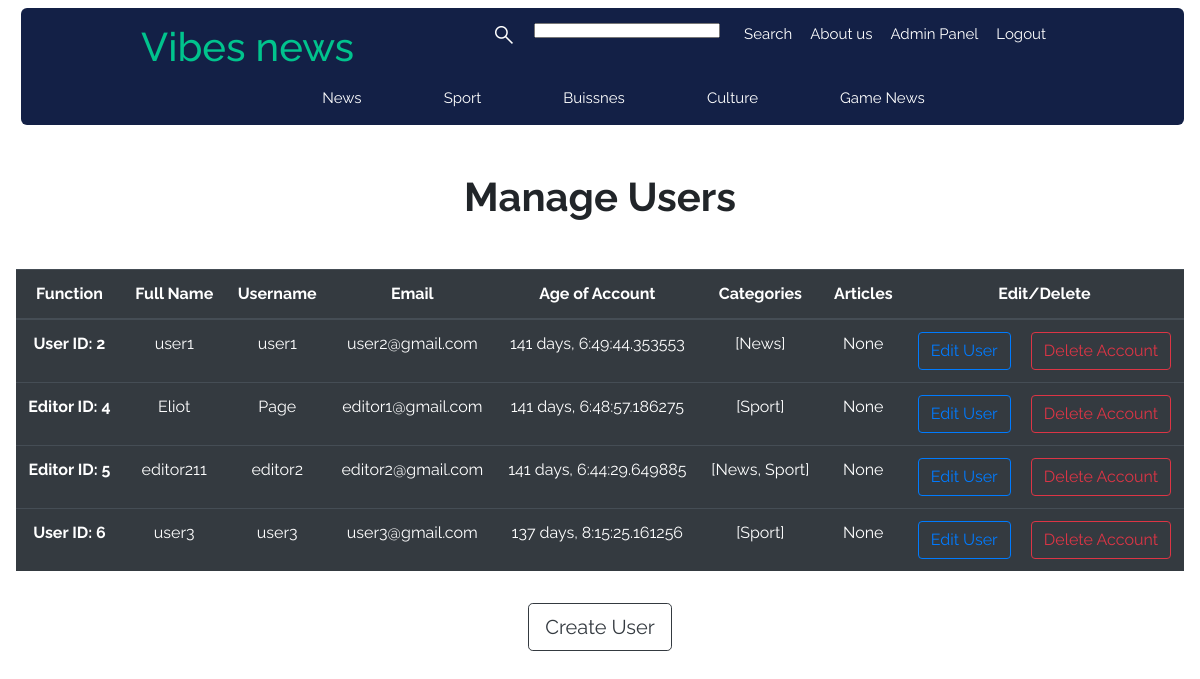
Screenshot of /admin_panel/manage_users (signed in) with the database file from the repository.
### vibes/models.py (models this page shows, shortened)
class User(db.Model, UserMixin):
    id = db.Column (db.Integer, primary_key = True)
    fullname = db.Column (db.String(100), nullable = False)
    username = db.Column (db.String(100), unique = True, nullable = False)
    email = db.Column (db.String(250), unique = True, nullable = False)
    password = db.Column (db.String(255), nullable = False)
    admin_rights = db.Column (db.Integer, nullable = False, default = 0)
    create_time = db.Column (db.DateTime, nullable = False, default = datetime.utcnow)
    articles = db.relationship('Article', backref = 'author', lazy = True)
    category = db.relationship('Category', secondary = Rights, backref = 'users', lazy = True)

class Category(db.Model):
    id = db.Column (db.Integer, primary_key = True)
    name = db.Column (db.String(50), nullable = False)
    articles = db.relationship('Article', backref = 'category', lazy = True)
    def __repr__(self) -> str:
        return f"{self.name}"

### vibes/admin/routes.py (the view)
@admin.route("/admin_panel/manage_users" , methods= ["GET"])
@login_required
def manage_users():
    if (current_user.is_authenticated and current_user.admin_rights == 2):
        users: list[User] = User.query.filter(User.admin_rights < 2).all()
        time: object = datetime.utcnow()
        return render_template('manage_users.html', title = 'Admin Panel', users = users, time = time )
    else:
        abort(403)

### vibes/models.py (called while the page is built)
@login_manager.user_loader
def load_user(user_id: int) -> object:
    return User.query.get(int(user_id))

### vibes/templates/manage_users.html
{% extends "layout.html" %}
{% block content %}
    <div class="font-style-root d-flex flex-column mt-5">
        <div class="font-weight-bold h1 d-flex justify-content-center mb-5">Manage Users</div>
        <table class="table table-hover table-dark">
            <thead>
                <tr>
                    <th class="text-center" scope="col">Function</th>
                    <th class="text-center" scope="col">Full Name</th>
                    <th class="text-center" scope="col">Username</th>
                    <th class="text-center" scope="col">Email</th>
                    <th class="text-center" scope="col">Age of Account</th>
                    <th class="text-center" scope="col">Categories</th>
                    <th class="text-center" scope="col">Articles</th>
                    <th class="text-center" scope="col">Edit/Delete</th>
                </tr>
            </thead>
            <tbody>
                {% for user in users %}
                <tr>
                    {% if user.admin_rights == 1 %}
                        <th class="text-center" scope="row">Editor ID: {{user.id}}</th>
                    {% else %}
                        <th class="text-center" scope="row">User ID: {{user.id}}</th>
                    {% endif %}
                        <td  class="text-center">{{user.fullname}}</td>
                        <td  class="text-center">{{user.username}}</td>
                        <td  class="text-center">{{user.email}}</td>
                        <td  class="text-center">{{(time - user.create_time)}}</td>
                        {% if user.category == [] %}
                            <td  class="text-center">None</td>
                        {% else %}
                            <td  class="text-center">{{user.category}}</td>
                        {% endif %}
                        {% if user.articles == [] %}
                            <td  class="text-center">None</td>
                        {% else %}
                            <td  class="text-center">{{user.articles}}</td>
                        {% endif %}
                    {% if current_user.admin_rights == 2 %}
                        <td  class="text-center">
                            <a class="btn btn-outline-primary mr-2" href="{{url_for('admin.edit_user', user_id = user.id)}}">Edit User </a>
                            <a class="btn btn-outline-danger ml-2" href="{{url_for('admin.delete_user', user_id = user.id)}}">Delete Account</a>
                        </td>
                    {% else %}
                        <td  class="text-center">
                            <a class="btn btn-outline-primary" href="{{url_for('editor.edit_user_editor', user_id = user.id)}}">Edit User </a>
                        </td>
                    {% endif %}
                </tr>
                {% endfor %}
            </tbody>
        </table>
        <div class="d-flex justify-content-center mt-3">
            {% if current_user.admin_rights == 2 %}
                <a class="btn btn-outline-dark btn-lg" href="{{url_for('admin.create_user')}}">Create User</a>
            {% elif current_user.admin_rights == 1 %}
                <a class="font-weight-bold d-flex justify-content-center" href="{{url_for('users.contact_admin')}}">Contact with admin if you want to create new users</a>
            {% endif %}
        </div>
    </div>
{% endblock content %}

### vibes/static/style.css (style rules this page uses)
:root { --black: #191e29; --dark-blue: #132046; --neon-green: #01c38d; --grey: #696e79; --white: #ffff; --font-family: "Raleway", sans-serif; }
.font-style-root { font-family: var(--font-family); }

### rows the page displays
User: id "2", fullname "user1", username "user1", email "user2@gmail.com", (time-user.create_time) "141 days, 6:49:44.353553", category "[News]"
User: id "4", fullname "Eliot", username "Page", email "editor1@gmail.com", (time-user.create_time) "141 days, 6:48:57.186275", category "[Sport]"
User: id "5", fullname "editor211", username "editor2", email "editor2@gmail.com", (time-user.create_time) "141 days, 6:44:29.649885", category "[News, Sport]"
User: id "6", fullname "user3", username "user3", email "user3@gmail.com", (time-user.create_time) "137 days, 8:15:25.161256", category "[Sport]"
